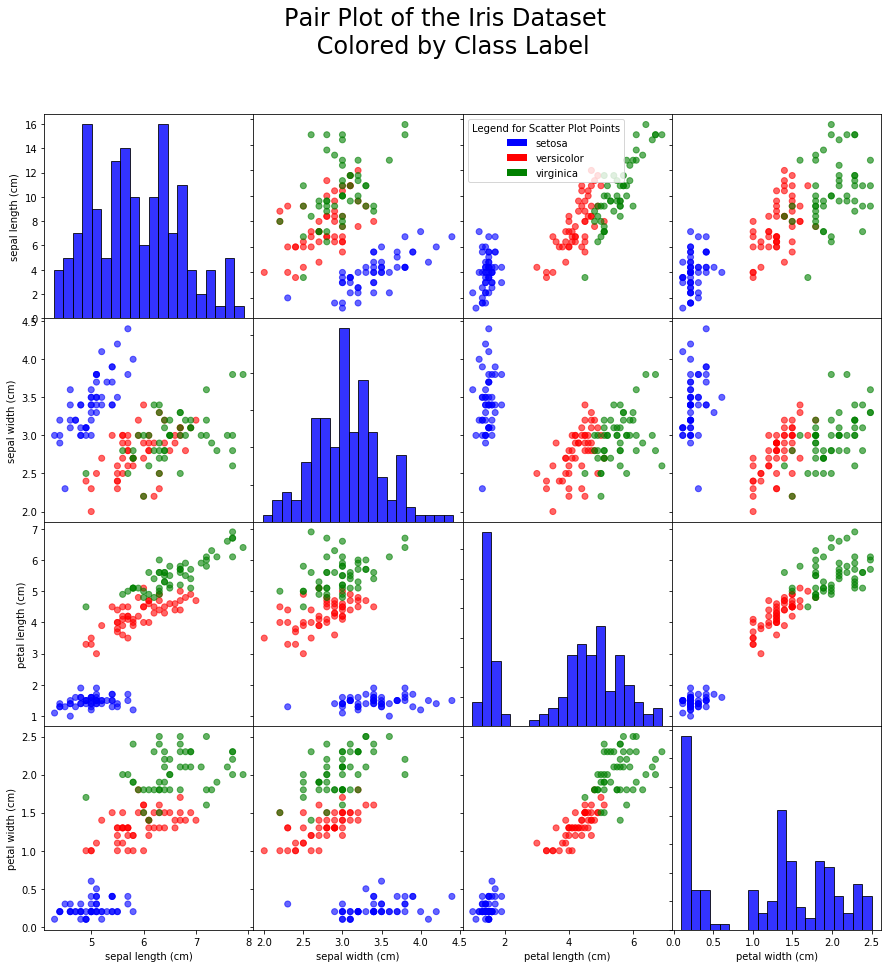

The script that saved this image:

# coding: utf-8

# In[2]:


import numpy as np
import matplotlib
import matplotlib.pyplot as plt
import sklearn
from sklearn.datasets import load_iris


# In[3]:


# Load the iris dataset using sklearn
iris_dataset=load_iris()


# In[4]:


# Save the sepal and petal measurements in a "data" array and the type of flower in a "label" array.
measurements = iris_dataset['data']
sepal_length = measurements[:,0]
sepal_width = measurements[:,1]
petal_length = measurements[:,2]
petal_width = measurements[:,3]

label = iris_dataset['target']

# Create an array of colors corresponding to the different flower types from the target array.
colors=[]
for l in label:
    if l==0:
        colors.append('blue')
    elif l==1:
        colors.append('red')
    else:
        colors.append('green')


# In[6]:


# Create a pair-plot of the iris dataset similar to Figure 1-3 in IMLP with the diagonals containing histograms
fig, axes = plt.subplots(4,4, figsize=(15,15))
# Generate all pairwise scatter plots
axes[0,1].scatter(sepal_width, sepal_length, c=colors, alpha=0.6)
axes[0,2].scatter(petal_length, sepal_length, c=colors, alpha=0.6)
axes[0,3].scatter(petal_width, sepal_length, c=colors, alpha=0.6)
axes[1,0].scatter(sepal_length, sepal_width, c=colors, alpha=0.6)
axes[1,2].scatter(petal_length, sepal_width, c=colors, alpha=0.6)
axes[1,3].scatter(petal_width, sepal_width, c=colors, alpha=0.6)
axes[2,0].scatter(sepal_length, petal_length, c=colors, alpha=0.6)
axes[2,1].scatter(sepal_width, petal_length, c=colors, alpha=0.6)
axes[2,3].scatter(petal_width, petal_length, c=colors, alpha=0.6)
axes[3,0].scatter(sepal_length, petal_width, c=colors, alpha=0.6)
axes[3,1].scatter(sepal_width, petal_width, c=colors, alpha=0.6)
axes[3,2].scatter(petal_length, petal_width, c=colors, alpha=0.6)

# Generate the histograms along the diagonal
axes[0,0].hist(sepal_length, bins=20, color='blue', ec='black', alpha=0.8)
axes[1,1].hist(sepal_width, bins=20, color='blue', ec='black', alpha=0.8)
axes[2,2].hist(petal_length, bins=20, color='blue', ec='black', alpha=0.8)
axes[3,3].hist(petal_width, bins=20, color='blue', ec='black', alpha=0.8)
axes[0,0].set_ylabel("sepal length (cm)")
axes[1,0].set_ylabel("sepal width (cm)")
axes[2,0].set_ylabel("petal length (cm)")
axes[3,0].set_ylabel("petal width (cm)")
axes[3,0].set_xlabel("sepal length (cm)")
axes[3,1].set_xlabel("sepal width (cm)")
axes[3,2].set_xlabel("petal length (cm)")
axes[3,3].set_xlabel("petal width (cm)")

# Adjust the subplots to similar configuration to the figure
for i in range(0,3):
    for j in range(0,4):
        axes[i,j].set_xticklabels([])
for i in range(0,4):
    for j in range(1,4):
        axes[i,j].set_yticklabels([])
fig.subplots_adjust(hspace=0, wspace=0)

# Add plot title and legend
fig.suptitle("Pair Plot of the Iris Dataset \n Colored by Class Label", fontsize=24)
classes = ['setosa','versicolor','virginica']
class_colors = ['blue','red','green']
leg_key = []
for i in range(0,len(class_colors)):
    leg_key.append(plt.Circle((0,0),0.2, fc=class_colors[i]))
axes[0,2].legend(leg_key,classes,loc=2, title='Legend for Scatter Plot Points')

plt.show()
fig.savefig('task22.png', bbox_inches='tight')

